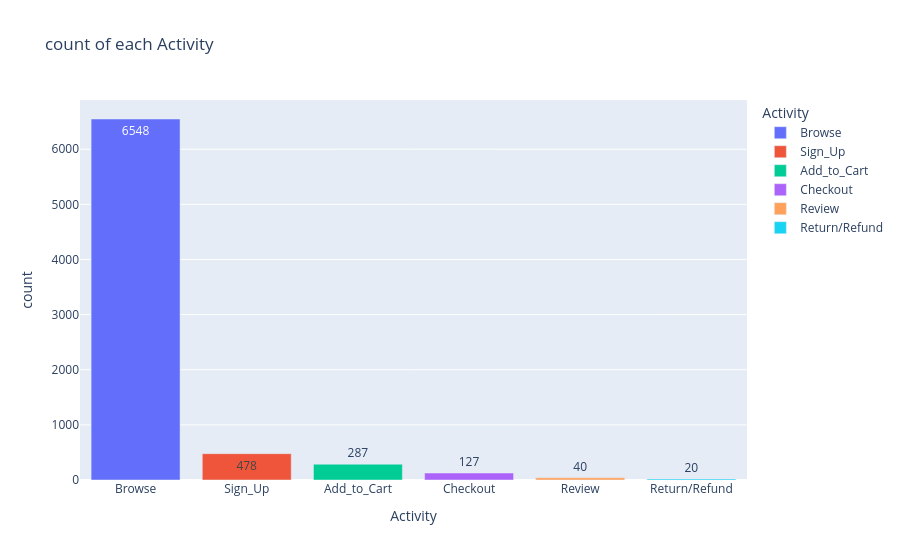

This figure's notebook cell:
### Code cell
fig = px.bar(data_frame = q4, x='Activity',y='count',title='count of each Activity',text='count',color='Activity')
fig.show()

### Figure 1 — Plotly figure (JSON) as saved in the notebook; plotly's stock layout.template omitted (floating-point values rounded to 4 significant figures)
{"data": [{"alignmentgroup": "True", "hovertemplate": "Activity=%{x}<br>count=%{text}<extra></extra>", "legendgroup": "Browse", "marker": {"color": "#636efa", "pattern": {"shape": ""}}, "name": "Browse", "offsetgroup": "Browse", "orientation": "v", "showlegend": true, "text": [6548], "textposition": "auto", "type": "bar", "x": ["Browse"], "xaxis": "x", "y": [6548], "yaxis": "y"}, {"alignmentgroup": "True", "hovertemplate": "Activity=%{x}<br>count=%{text}<extra></extra>", "legendgroup": "Sign_Up", "marker": {"color": "#EF553B", "pattern": {"shape": ""}}, "name": "Sign_Up", "offsetgroup": "Sign_Up", "orientation": "v", "showlegend": true, "text": [478], "textposition": "auto", "type": "bar", "x": ["Sign_Up"], "xaxis": "x", "y": [478], "yaxis": "y"}, {"alignmentgroup": "True", "hovertemplate": "Activity=%{x}<br>count=%{text}<extra></extra>", "legendgroup": "Add_to_Cart", "marker": {"color": "#00cc96", "pattern": {"shape": ""}}, "name": "Add_to_Cart", "offsetgroup": "Add_to_Cart", "orientation": "v", "showlegend": true, "text": [287], "textposition": "auto", "type": "bar", "x": ["Add_to_Cart"], "xaxis": "x", "y": [287], "yaxis": "y"}, {"alignmentgroup": "True", "hovertemplate": "Activity=%{x}<br>count=%{text}<extra></extra>", "legendgroup": "Checkout", "marker": {"color": "#ab63fa", "pattern": {"shape": ""}}, "name": "Checkout", "offsetgroup": "Checkout", "orientation": "v", "showlegend": true, "text": [127], "textposition": "auto", "type": "bar", "x": ["Checkout"], "xaxis": "x", "y": [127], "yaxis": "y"}, {"alignmentgroup": "True", "hovertemplate": "Activity=%{x}<br>count=%{text}<extra></extra>", "legendgroup": "Review", "marker": {"color": "#FFA15A", "pattern": {"shape": ""}}, "name": "Review", "offsetgroup": "Review", "orientation": "v", "showlegend": true, "text": [40], "textposition": "auto", "type": "bar", "x": ["Review"], "xaxis": "x", "y": [40], "yaxis": "y"}, {"alignmentgroup": "True", "hovertemplate": "Activity=%{x}<br>count=%{text}<extra></extra>", "legendgroup": "Return/Refund", "marker": {"color": "#19d3f3", "pattern": {"shape": ""}}, "name": "Return/Refund", "offsetgroup": "Return/Refund", "orientation": "v", "showlegend": true, "text": [20], "textposition": "auto", "type": "bar", "x": ["Return/Refund"], "xaxis": "x", "y": [20], "yaxis": "y"}], "layout": {"barmode": "relative", "legend": {"title": {"text": "Activity"}, "tracegroupgap": 0}, "title": {"text": "count of each Activity"}, "xaxis": {"anchor": "y", "categoryarray": ["Browse", "Sign_Up", "Add_to_Cart", "Checkout", "Review", "Return/Refund"], "categoryorder": "array", "domain": [0, 1], "title": {"text": "Activity"}}, "yaxis": {"anchor": "x", "domain": [0, 1], "title": {"text": "count"}}}}
